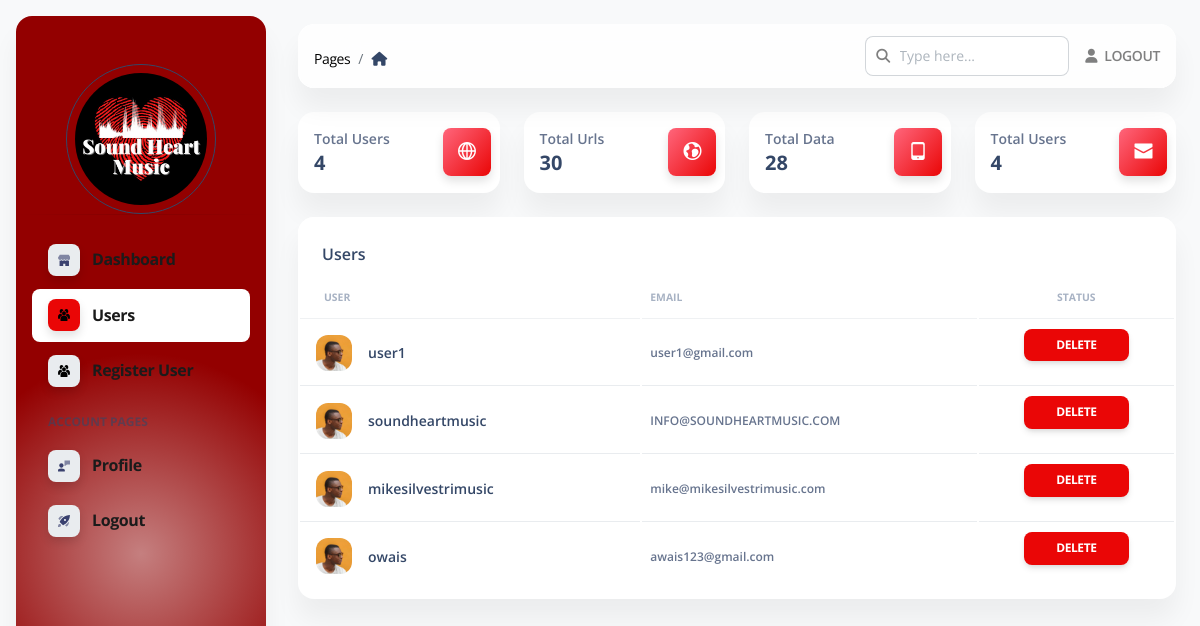
/admin/users (signed in), run on the app's committed database.
### apps/authentication/models.py (models this page shows, shortened)
class Users(db.Model, UserMixin):
    __tablename__ = 'Users'
    id            = db.Column(db.Integer, primary_key=True)
    username      = db.Column(db.String(64), unique=True)
    email         = db.Column(db.String(64), unique=True)
    password      = db.Column(db.LargeBinary)
    role = db.Column(db.String(64), unique=True)
    oauth_github  = db.Column(db.String(100), nullable=True)
    api_token     = db.Column(db.String(100))
    api_token_ts  = db.Column(db.Integer)

### apps/home/routes.py (the view)
@blueprint.route('/admin/users', methods=['POST', 'GET'])
@login_required
@role_required('admin')
def admin_users():
    page_data = get_admin_data()
    users = Users.query.filter(Users.role != "admin").all()
    return render_template("home/admin_users.html",
                           segment='users', API_GENERATOR=len(API_GENERATOR),
                           page_data=page_data,
                           users=users
                           )

### apps/__init__.py (called while the page is built)
def configure_database(app):
    @app.before_first_request
    def initialize_database():
        try:
            db.create_all()
        except Exception as e:
            print('> Error: DBMS Exception: ' + str(e) )
            basedir = os.path.abspath(os.path.dirname(__file__))
            app.config['SQLALCHEMY_DATABASE_URI'] = SQLALCHEMY_DATABASE_URI = 'sqlite:///' + os.path.join(basedir, 'db.sqlite3')
            print('> Fallback to SQLite ')
            db.create_all()
    @app.teardown_request
    def shutdown_session(exception=None):
        db.session.remove()

### apps/authentication/models.py (called while the page is built)
@login_manager.user_loader
def user_loader(id):
    return Users.query.filter_by(id=id).first()

### apps/home/routes.py (called while the page is built)
def role_required(role):
    def decorator(fn):
        @wraps(fn)
        def wrapper(*args, **kwargs):
            admin = Users.query.filter_by(email=current_user.email).first()
            if admin:
                if admin.role != role:
                    logout_user()
                    return redirect(url_for('home_blueprint.admin_login'))
                else:
                    return fn(*args, **kwargs)
            else:
                logout_user()
                return redirect(url_for('home_blueprint.admin_login'))
        return wrapper
    return decorator

def get_admin_data():
    user_urls = Yelpurl.query.all()
    users = Users.query.filter(Users.role != "admin").all()
    services = Service.query.all()
    page_data = {
        'total_filters': len(user_urls),
        'total_users': len(users),
        'services': len(services)
    }
    return page_data

### apps/templates/home/admin_users.html (shortened to what this page needs)
{% extends 'layouts/admin.html' %}
{% block content %}
    <div class="container-fluid py-4">
        <div class="row">
            <div class="col-xl-3 col-sm-6 mb-xl-0 mb-4">
                <div class="card">
                    <div class="card-body p-3">
                        <div class="row">
                            <div class="col-8">
                                <div class="numbers">
                                    <p class="text-sm mb-0 text-capitalize font-weight-bold">Total Users</p>
                                    <h5 class="font-weight-bolder mb-0">
                                        {{ page_data['total_users'] }}
                                    </h5>
                                </div>
                            </div>
                            <div class="col-4 text-end">
                                <div class="icon icon-shape bg-gradient-danger shadow text-center border-radius-md">
                                    <i class="ni ni-world-2 text-lg opacity-10" aria-hidden="true"></i>
                                </div>
                            </div>
                        </div>
                    </div>
                </div>
            </div>
            <div class="col-xl-3 col-sm-6 mb-xl-0 mb-4">
                <div class="card">
                    <div class="card-body p-3">
                        <div class="row">
                            <div class="col-8">
                                <div class="numbers">
                                    <p class="text-sm mb-0 text-capitalize font-weight-bold">Total Urls</p>
                                    <h5 class="font-weight-bolder mb-0">
                                        {{ page_data['total_filters'] }}
                                    </h5>
                                </div>
                            </div>
                            <div class="col-4 text-end">
                                <div class="icon icon-shape bg-gradient-danger shadow text-center border-radius-md">
                                    <i class="ni ni-world text-lg opacity-10" aria-hidden="true"></i>
                                </div>
                            </div>
                        </div>
                    </div>
                </div>
            </div>
            <div class="col-xl-3 col-sm-6 mb-xl-0 mb-4">
                <div class="card">
                    <div class="card-body p-3">
                        <div class="row">
                            <div class="col-8">
                                <div class="numbers">
                                    <p class="text-sm mb-0 text-capitalize font-weight-bold">Total Data</p>
                                    <h5 class="font-weight-bolder mb-0">
                                        {{ page_data['services'] }}
                                    </h5>
                                </div>
                            </div>
                            <div class="col-4 text-end">
                                <div class="icon icon-shape bg-gradient-danger shadow text-center border-radius-md">
                                    <i class="ni ni-mobile-button text-lg opacity-10" aria-hidden="true"></i>
                                </div>
                            </div>
                        </div>
                    </div>
                </div>
            </div>
            <div class="col-xl-3 col-sm-6">
                <div class="card">
                    <div class="card-body p-3">
                        <div class="row">
                            <div class="col-8">
                                <div class="numbers">
                                    <p class="text-sm mb-0 text-capitalize font-weight-bold">Total Users</p>
                                    <h5 class="font-weight-bolder mb-0">
                                        {{ page_data['total_users'] }}
                                    </h5>
                                </div>
                            </div>
                            <div class="col-4 text-end">
                                <div class="icon icon-shape bg-gradient-danger shadow text-center border-radius-md">
                                    <i class="ni ni-email-83 text-lg opacity-10" aria-hidden="true"></i>
                                </div>
                            </div>
                        </div>
                    </div>
                </div>
            </div>
        </div>
        <div class="row py-4">
            <div class="col-12">
                <div class="card mb-4">
                    <div class="card-header pb-0">
                        <h6>Users</h6>
                    </div>
                    <div class="card-body px-0 pt-0 pb-2">
                        <div class="table-responsive p-0">
                            {% if users %}
                                <table class="table align-items-center mb-0">
                                    <thead>
                                    <tr>
                                        <th class="text-uppercase text-secondary text-xxs font-weight-bolder opacity-7">
                                            User
                                        </th>
                                        <th class="text-uppercase text-secondary text-xxs font-weight-bolder opacity-7 ps-2">
                                            Email
                                        </th>
                                        <th class="text-center text-uppercase text-secondary text-xxs font-weight-bolder opacity-7">
                                            Status
                                        </th>
                                    </tr>
                                    </thead>
                                    <tbody>
                                    {% for user in users %}
                                        <tr>
                                            <td>
                                                <div class="d-flex px-2 py-1">
                                                    <div>
                                                        <img src="{{ config.ASSETS_ROOT }}/img/team-2.jpg"
                                                             class="avatar avatar-sm me-3" alt="user1">
                                                    </div>
                                                    <div class="d-flex flex-column justify-content-center">
                                                        <h6 class="mb-0 text-sm">{{ user.username }}</h6>
                                                    </div>
                                                </div>
                                            </td>
                                            <td>
                                                <p class="text-xs font-weight-bold mb-0">{{ user.email }}</p>
                                            </td>
                                            <td class="align-middle text-center text-sm">
                                                <a href="/admin/users/delete/{{ user.id }}" class="btn btn-sm btn-danger">Delete</a>
                                            </td>
                                        </tr>
                                    {% endfor %}
                                    </tbody>
                                </table>
                            {% endif %}
                        </div>
                    </div>
                </div>
            </div>
        </div>
    </div>
{% endblock content %}

### apps/static/assets/css/nucleo-svg.css (style rules this page uses)
.icon { display: inline-block; color: #111111; height: 1em; width: 1em; }
.icon { fill: currentColor; stroke: none; }

### apps/static/assets/css/dark-theme-core.css (style rules this page uses)
body { transition: background-color 200ms ease-in; }

### data on the page
Users: username "user1", email "user1@gmail.com"
Users: username "soundheartmusic", email "INFO@SOUNDHEARTMUSIC.COM"
Users: username "mikesilvestrimusic", email "mike@mikesilvestrimusic.com"
Users: username "owais", email "awais123@gmail.com"

### other printed values
{{ page_data['total_users'] }} "4"
{{ page_data['total_filters'] }} "30"
{{ page_data['services'] }} "28"
